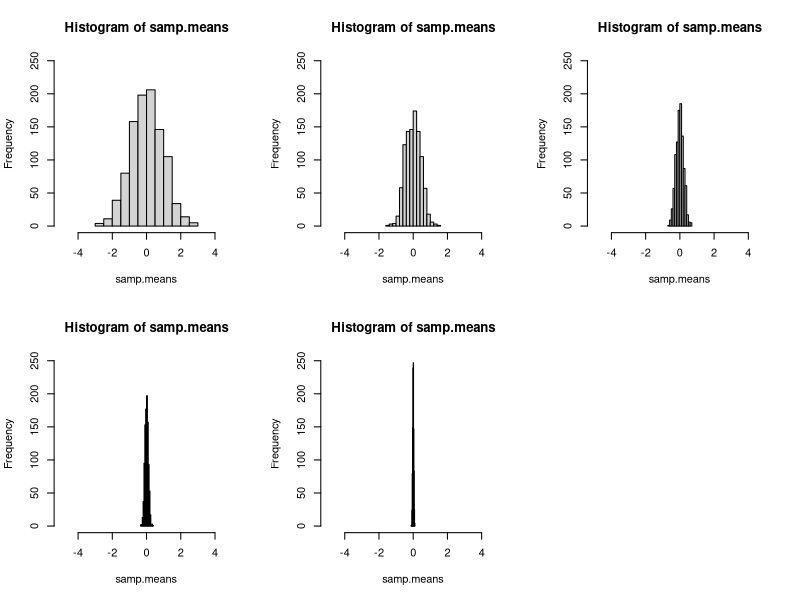
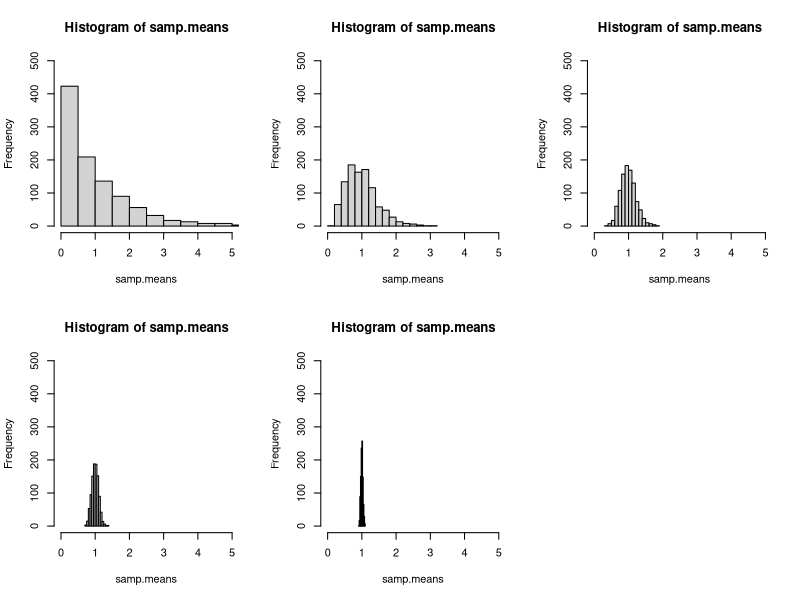

Recreate these plots in R, in order.
#Exercise Set 3-1
xvals<-anscombe$x1
meanx<-mean(xvals)

yvals<-anscombe$y1
meany<-mean(yvals)

bslope<-sum(((xvals-meanx)*(yvals-meany)))/(sum((xvals-meanx)^2))    
bslope
aintercept<- meany - (bslope*meanx) 
aintercept
mod.fit <- lm(anscombe$y1 ~ anscombe$x1)
summary(mod.fit)

#Exercise Set 5-1
#2
histfunction<- function(samplesize) { 
  samp.size<-samplesize
  n.samps<- 1000
  samps<-rnorm(samp.size * n.samps, mean=0, sd = 1)
  samp.mat<-matrix(samps, ncol=n.samps)
  samp.means<-colMeans(samp.mat)
  return(hist(samp.means, xlim=c(-5,5),ylim=c(0,250)))
}
par(mfrow=c(2,3))

s1<-histfunction(1)
s5<-histfunction(5)
s20<-histfunction(20)
s100<-histfunction(100)
s1000<-histfunction(1000)

histfunctionEXP<- function(samplesize) { 
  samp.size<-samplesize
  n.samps<- 1000
  samps<-rexp(samp.size * n.samps, rate=1)
  samp.mat<-matrix(samps, ncol=n.samps)
  samp.means<-colMeans(samp.mat)
  return(hist(samp.means, xlim=c(0,5),ylim=c(0,500)))
}
par(mfrow=c(2,3))

s1<-histfunctionEXP(1)
s5<-histfunctionEXP(5)
s20<-histfunctionEXP(20)
s100<-histfunctionEXP(100)
s1000<-histfunctionEXP(1000)
